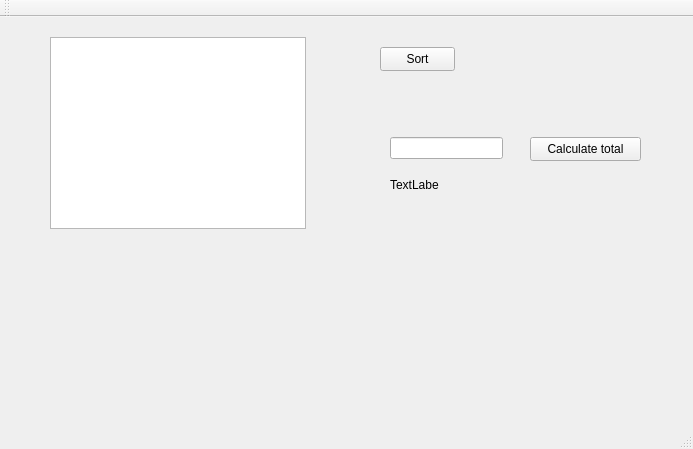
<?xml version="1.0" encoding="UTF-8"?>
<ui version="4.0">
 <class>TESTOOPClass</class>
 <widget class="QMainWindow" name="TESTOOPClass">
  <property name="geometry">
   <rect>
    <x>0</x>
    <y>0</y>
    <width>693</width>
    <height>449</height>
   </rect>
  </property>
  <property name="windowTitle">
   <string>TESTOOP</string>
  </property>
  <widget class="QWidget" name="centralWidget">
   <widget class="QListWidget" name="billlistWidget">
    <property name="geometry">
     <rect>
      <x>50</x>
      <y>20</y>
      <width>256</width>
      <height>192</height>
     </rect>
    </property>
   </widget>
   <widget class="QPushButton" name="sortpushButton">
    <property name="geometry">
     <rect>
      <x>380</x>
      <y>30</y>
      <width>75</width>
      <height>24</height>
     </rect>
    </property>
    <property name="text">
     <string>Sort</string>
    </property>
   </widget>
   <widget class="QLineEdit" name="companylineEdit">
    <property name="geometry">
     <rect>
      <x>390</x>
      <y>120</y>
      <width>113</width>
      <height>22</height>
     </rect>
    </property>
   </widget>
   <widget class="QPushButton" name="calculateTotalpushButton">
    <property name="geometry">
     <rect>
      <x>530</x>
      <y>120</y>
      <width>111</width>
      <height>24</height>
     </rect>
    </property>
    <property name="text">
     <string>Calculate total</string>
    </property>
   </widget>
   <widget class="QLabel" name="totalsumlabel">
    <property name="geometry">
     <rect>
      <x>390</x>
      <y>160</y>
      <width>49</width>
      <height>16</height>
     </rect>
    </property>
    <property name="text">
     <string>TextLabel</string>
    </property>
   </widget>
  </widget>
  <widget class="QMenuBar" name="menuBar">
   <property name="geometry">
    <rect>
     <x>0</x>
     <y>0</y>
     <width>693</width>
     <height>22</height>
    </rect>
   </property>
  </widget>
  <widget class="QToolBar" name="mainToolBar">
   <attribute name="toolBarArea">
    <enum>TopToolBarArea</enum>
   </attribute>
   <attribute name="toolBarBreak">
    <bool>false</bool>
   </attribute>
  </widget>
  <widget class="QStatusBar" name="statusBar"/>
 </widget>
 <layoutdefault spacing="6" margin="11"/>
 <resources>
  <include location="TESTOOP.qrc"/>
 </resources>
 <connections/>
</ui>
